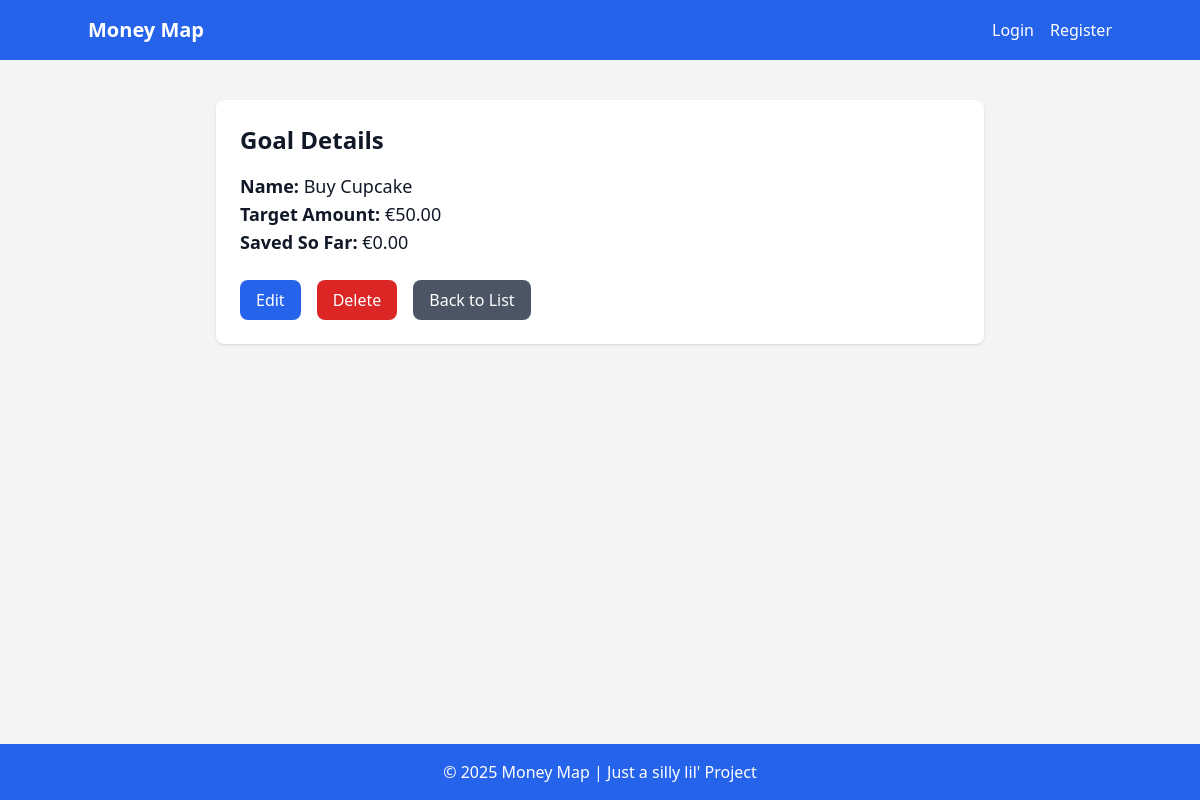
Page /saving-goals/1/ on the earlier database version.
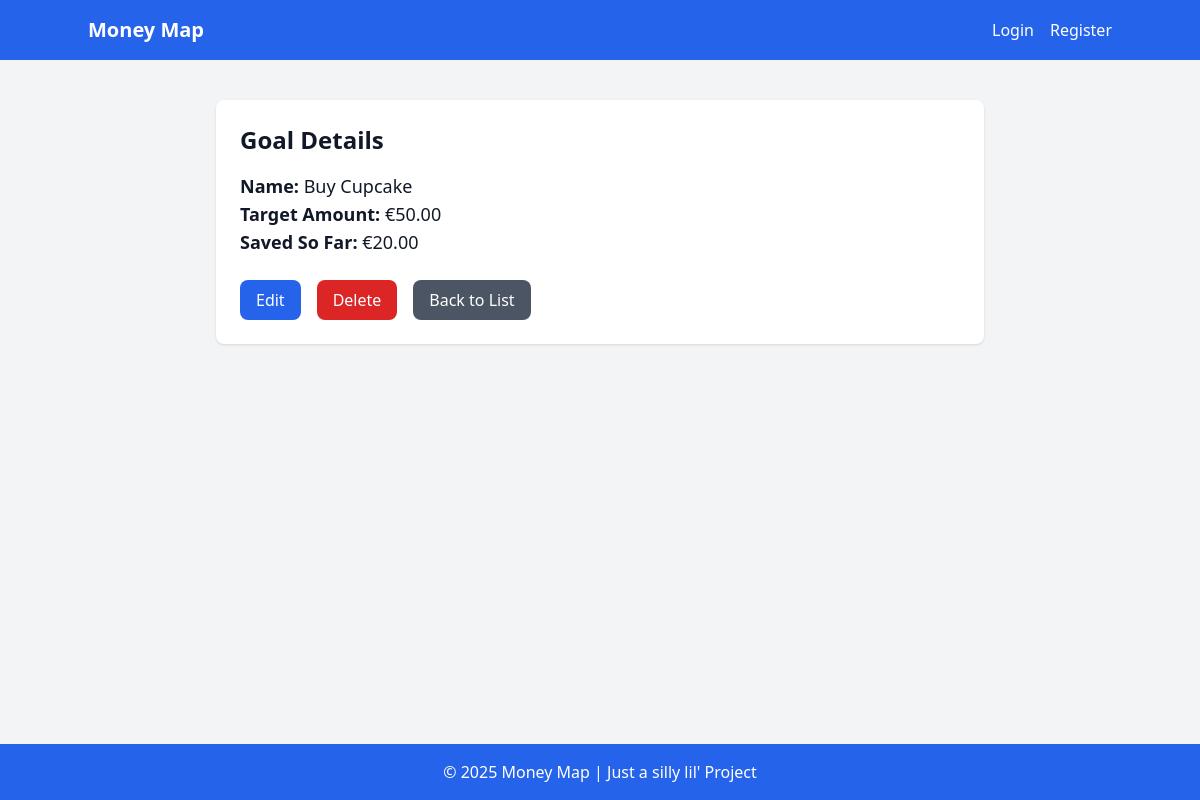
Same page on the later database version.
### main/models.py (models this page shows, shortened)
class Goal(models.Model):
    name = models.CharField(max_length=20)
    amount = models.DecimalField(max_digits=10, decimal_places=2, default=0.00)
    saved = models.DecimalField(max_digits=10, decimal_places=2, default=0.00)
    user = models.ForeignKey(User, default=1, on_delete=models.CASCADE)

### main/views.py (the view)
# urls.py: path('saving-goals/<int:pk>/', GoalDetail.as_view(), name='goal_detail'),
class GoalDetail(BaseDetailView):
    model = Goal
    template_name = 'main/goal_detail.html'

### templates/main/goal_detail.html (shortened to what this page needs)
{% extends 'base.html' %}
{% block content %}
<div class="max-w-3xl mx-auto bg-white p-6 rounded-lg shadow">
    <h1 class="text-2xl font-bold mb-4">Goal Details</h1>
    <div class="grid grid-cols-2 gap-4">
        <div>
            <p class="text-lg"><strong>Name:</strong> {{ goal.name }}</p>
            <p class="text-lg"><strong>Target Amount:</strong> €{{ goal.amount|floatformat:2 }}</p>
            <p class="text-lg"><strong>Saved So Far:</strong> €{{ goal.saved|floatformat:2 }}</p>
        </div>
    </div>
    <div class="mt-6 flex space-x-4">
        <a href="{% url 'goal_update' goal.pk %}" class="bg-blue-600 text-white px-4 py-2 rounded-lg hover:bg-blue-700">Edit</a>
        <a href="{% url 'goal_delete' goal.pk %}" class="bg-red-600 text-white px-4 py-2 rounded-lg hover:bg-red-700">Delete</a>
        <a href="{% url 'goal_list' %}" class="bg-gray-600 text-white px-4 py-2 rounded-lg hover:bg-gray-700">Back to List</a>
    </div>
</div>
{% endblock %}

Differences in the rows shown:
changed Goal "Buy Cupcake": saved "0.00" → "20.00"
